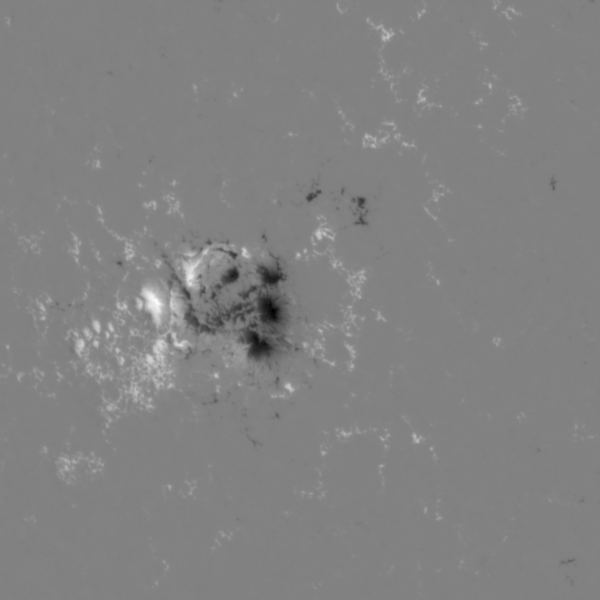
#> input picture images/hmi.M_720s.20110729_170000_TAI.1.magnetogram.png, 600 x 600 px
$ jupyter execute criticalnet-test.ipynb
#> lines starting #> are read from the running program, lines starting #| are printed output that depends on the picture; after the words box and inside, x2 and y2 are one past the last pixel; in counts of white or black regions, pixels touching at a corner belong together
### criticalnet.py
from skimage import io
from skimage import img_as_float
from skimage.filters import gaussian
from skimage.color import rgb2gray
from scipy.ndimage import label
from sklearn.cluster import DBSCAN
from matplotlib import pyplot as plt
import numpy as np


nb8 = []
for i in [1, -1, 0]:
    for j in [1, -1, 0]:
        if i != 0 or j != 0:
            nb8.append((i, j))

nb4 = (
    (1, 0),
    (0, 1),
    (-1, 0),
    (0, -1),
)


class Keypoint:
    def __init__(self, x, y, laplacian):
        self.x = x
        self.y = y
        self.max = laplacian > 0
        self.min = laplacian < 0
        self.laplacian = laplacian
        self.abs_laplacian = abs(laplacian)

    def pt(self):
        return self.x, self.y

    def __gt__(self, other):
        return self.laplacian > other.laplacian

    def __lt__(self, other):
        return self.laplacian < other.laplacian

    def __ge__(self, other):
        return self.laplacian >= other.laplacian

    def __le__(self, other):
        return self.laplacian <= other.laplacian

    def __repr__(self):
        return '(%d, %d, %f)' % (self.x, self.y, self.laplacian)


# [25 lines left out: function is_regional_extremum, not called in this run]


def search_extrema(img):
    keypoints = []
    ly, lx = img.shape
    visited = np.zeros(img.shape, dtype=np.int8)

    for y in range(ly):
        for x in range(lx):
            z = img[y, x]
            if z != 0 and not visited[y, x]:
                visited[y, x] = True
                prev = None
                is_extremum = True
                component = [(y, x)]

                # Проверяем окрестность точки.
                for dy, dx in nb8:
                    xx = x + dx
                    yy = y + dy
                    if 0 <= xx < lx and 0 <= yy < ly:
                        zz = img[yy, xx]
                        if zz:
                            if z > zz:
                                # 1 значит максимум.
                                cur = 1
                            elif z < zz:
                                # -1 значит минимум.
                                cur = -1
                            else:
                                cur = 0
                                component.append((yy, xx))

                    if prev is not None and prev != cur and cur:
                        is_extremum = False
                        break

                    prev = cur

                # В окрестности были значения равные value, значит это компонента
                # связности с постоянной яркостью.
                if is_extremum and len(component) > 1:
                    print('checking component')
                    # Необходимо найти всю компоненту связности с постоянной яркостью
                    # и проверить является ли она экстремумом.
                    cur = is_regional_extremum(component, img, visited, prev == 1)
                    # В качестве координат особой точки выбираем центр масс компоненты связности.
                    if cur is not False and prev == cur:
                        y = round(sum([yy for yy, xx in component]) / len(component))
                        x = round(sum([xx for yy, xx in component]) / len(component))
                        print('found component')
                    else:
                        is_extremum = False

                if is_extremum:
                    keypoints.append(Keypoint(x, y, z))
    return keypoints


def remove_weak_keypoints(kpts, threshold):
    """
    Выкидывает точки, у которых абсолютное значение лапласиана более чем на 90% отличается от
    максимального абсолютного значения.

    :param kpts:
    :param threshold:
    :return:
    """
    kpts_ = []
    max_abs_lap = max(kpts, key=lambda z: z.abs_laplacian).abs_laplacian
    for kp in kpts:
        ratio = abs(kp.laplacian) / max_abs_lap
        if ratio > threshold:
            kpts_.append(kp)
    return kpts_


def remove_border_keypoints(kpts, lx, ly):
    """
    Выкидывает точки, которые лежат на границе.

    :param kpts:
    :param lx:
    :param ly:
    :return:
    """
    kpts_ = []
    for kp in kpts:
        if not (kp.x == 0 or kp.x == lx - 1 or kp.y == 0 or kp.y == ly - 1):
            kpts_.append(kp)
    return kpts_


# [21 lines left out: function replace_clusters_with_centroids, not called in this run]


def cpt_stable_log(filepath, beta=None, ss_size=100, ss_sigma=1.67):
    nb8_elem = [[1, 1, 1],
                [1, 1, 1],
                [1, 1, 1]]

    img = rgb2gray(img_as_float(io.imread(filepath)))
    prev_img = gaussian(img, sigma=ss_sigma, mode='reflect')

    ss_log = []
    ss_components = []

    for i in range(ss_size):
        # Считаем лапласиан гауссиан.
        next_img = gaussian(prev_img, sigma=ss_sigma, mode='reflect')
        lap = next_img - prev_img
        prev_img = next_img

        # Считаем количество связных компонент в каждом бинаризованном лапласиане (максимально
        # выпуклые области).
        lap_bin = np.zeros(img.shape, dtype=np.int8)
        lap_bin[lap > 0] = 1
        _, components_num = label(lap_bin, nb8_elem)
        ss_components.append(components_num)

        # Поиск всех устойчивых масштабов.
        if beta is None:
            ss_log.append(lap)
        # Попытка поиска beta-устойчивого масштаба.
        elif i+1 > beta and len(np.unique(ss_components[i - beta: i])) == 1:
            return lap, i, beta

    # Устойчивый масштаб не найден, иначе бы работа завершилась раньше.
    if beta is not None:
        return False

    # Считаем значения beta.
    beta = 0
    betas = [0] * len(ss_components)
    for idx, c in enumerate(ss_components):
        if idx:
            if prev_img == c:
                beta += 1
                betas[idx] = beta
            else:
                beta = 0
        prev_img = c

    beta_scales = []
    betas_ = []
    l = len(betas)
    for i in range(l - 1):
        if i == 0 and betas[i] > betas[i + 1] or betas[i - 1] < betas[i] > betas[i + 1]:
            beta_scales.append(i)
            betas_.append(betas[i] + 1)
    if betas[l - 2] < betas[l - 1]:
        beta_scales.append(l - 1)
        betas_.append(betas[l - 1] + 1)
    betas = betas_

    return ss_log, ss_components, beta_scales, betas


def cpt_keypoints(lap, threshold=0.1, replace_clusters=True):
    ly, lx = lap.shape
    keypoints = search_extrema(lap)
    minima = sorted([k for k in keypoints if k.min])
    maxima = sorted([k for k in keypoints if k.max])
    minima = remove_weak_keypoints(minima, threshold)
    maxima = remove_weak_keypoints(maxima, threshold)
    minima = remove_border_keypoints(minima, lx, ly)
    maxima = remove_border_keypoints(maxima, lx, ly)

    if replace_clusters:
        minima = replace_clusters_with_centroids(minima)
        maxima = replace_clusters_with_centroids(maxima)

    return minima, maxima


def cpt_criticalnet(lap, minima, maxima):
    # Todo: наверное лучше заменить на словарь, а то слишком жирно.
    max_map = np.zeros(lap.shape, dtype=bool)
    for m in maxima:
        max_map[m.y, m.x] = True

    edges = []
    ly, lx = lap.shape

    for m in minima:
        visited = np.zeros(lap.shape, dtype=bool)
        visited[m.y, m.x] = True
        queue = [(m.x, m.y)]
        queue_sz = 1
        idx = 0
        while idx < queue_sz:
            x, y = queue[idx]
            idx += 1

            if x == 0 or x == lx - 1 or y == 0 or y == ly - 1:
                continue

            if max_map[y, x]:
                edges.append((
                    (m.x, m.y),
                    (x, y)
                ))
                continue

            for dy, dx in nb4:
                xx = x + dx
                yy = y + dy
                if 0 <= xx < lx and 0 <= yy < ly:
                    z = lap[y, x]
                    if not visited[yy, xx] and lap[yy, xx] >= z:
                        visited[yy, xx] = True
                        queue.append((xx, yy))
                        queue_sz += 1

    return edges


def plot_keypoints(img, minima, maxima):
    ly, lx = img.shape[:2]
    plt.figure(figsize=(10, 10))
    ax = plt.subplot(111)
    ax.imshow(img, cmap='gray')
    ax.set_xlim(0, lx - 1)
    ax.set_ylim(ly - 1, 0)
    ax.plot([kp.x for kp in maxima], [kp.y for kp in maxima], 'ro')
    ax.plot([kp.x for kp in minima], [kp.y for kp in minima], 'bo')
    return ax


def plot_criticalnet(img, edges):
    min_x, min_y = [], []
    max_x, max_y = [], []

    ly, lx = img.shape[:2]
    plt.figure(figsize=(12, 12))
    ax = plt.subplot(111)
    ax.xaxis.tick_top()
    ax.imshow(img, cmap='gray')
    plt.xlim(0, lx - 1)
    plt.ylim(ly - 1, 0)

    for e in edges:
        fr, to = e
        x1, y1 = fr
        x2, y2 = to
        min_x.append(x1)
        max_x.append(x2)
        min_y.append(y1)
        max_y.append(y2)
        ax.plot([x1, x2], [y1, y2], 'b-')

    ax.plot(max_x, max_y, 'ro')
    ax.plot(min_x, min_y, 'bo')

    return ax


def plot_components(components):
    plt.figure(figsize=(12, 6))
    ax = plt.subplot(111)
    ax.set_xlabel('Scale', fontsize=12)
    ax.set_ylabel('Components', fontsize=12)
    ax.plot(components)

    return ax


def plot_betas(beta_scales, betas):
    plt.figure(figsize=(12, 6))
    ax = plt.subplot(111)
    ax.set_xlabel('$k$', fontsize=14)
    ax.set_ylabel('$\\beta$', fontsize=14)
    ax.set_xlim(0, max(beta_scales) + 1)
    ax.set_ylim(0, max(betas) + 1)
    ax.plot(beta_scales, betas, 'b')
    ax.plot(beta_scales, betas, 'ro')
    return ax

### criticalnet-test.ipynb
# Критические сети и бета-устойчивые уровни

Код по мотивам статьи https://users.cs.duke.edu/~tomasi/papers/gu/guEccv10.pdf:

`Gu, Steve, Ying Zheng, and Carlo Tomasi. "Critical nets and beta-stable features for image matching." European Conference on Computer Vision. Springer Berlin Heidelberg, 2010`

Строится пирамида изображений из последовательных приближений лапласиана: $L_k \approx J_{k+1} - J_k = G_{\sqrt{k+1}\sigma}*I - G_{\sqrt{k}\sigma}*I$. Далее для каждого изображения $L^+_k = L_k > 0$ (содержащего максимально выпуклые области) считается число компонент связности. Уровень $k$ называется $\beta$-устойчивым уровнем, если число компонент связности в $L^+_{\xi}$ при каждом $\xi \in [k - \beta; k)$ одинаково.

Далее для бета-устойчивого уровня считаются экстремумы (по сути это особые точки SIFT), на которых потом строится граф.

# Исходное изображение

[cell 1]
import importlib as imp
import numpy as np
from skimage import io
from matplotlib import pyplot as plt
from sklearn.cluster import DBSCAN

import criticalnet as cnet

[cell 2]
filepath = 'images/hmi.M_720s.20110729_170000_TAI.1.magnetogram.png'
img = io.imread(filepath)
#> img is the input picture: shape (600, 600); min 0, max 255, mean 129.8
plt.figure(figsize=(10, 10))
plt.imshow(img, cmap='gray')
plt.show()

# $\beta$-устойчивые масштабы

Для каждого изображения из пирамиды ищем такое наименьшее $k$ и такое число $\beta$, что число компонент связаности при масштабе $s \in [k-\beta; k)$, не меняется. Таких $\beta$, естественно, может быть найдено несколько.

[cell 3]
ss_log, ss_components, beta_scales, betas = cnet.cpt_stable_log(filepath, ss_sigma=1.6)
#> the loop in cpt_stable_log, `for i in range(ss_size):` made 100 passes
#> pass 1, in cpt_stable_log, `lap = next_img - prev_img`:
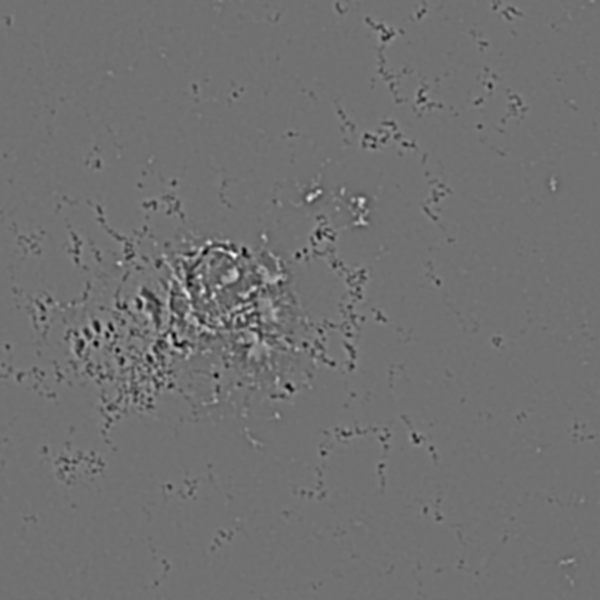
#> lap: shape (600, 600) float64; min -0.0402, max 0.0503, mean 9.5e-17; drawn with min black and max white
#> after the loop in cpt_stable_log, `for i in range(ss_size):`:
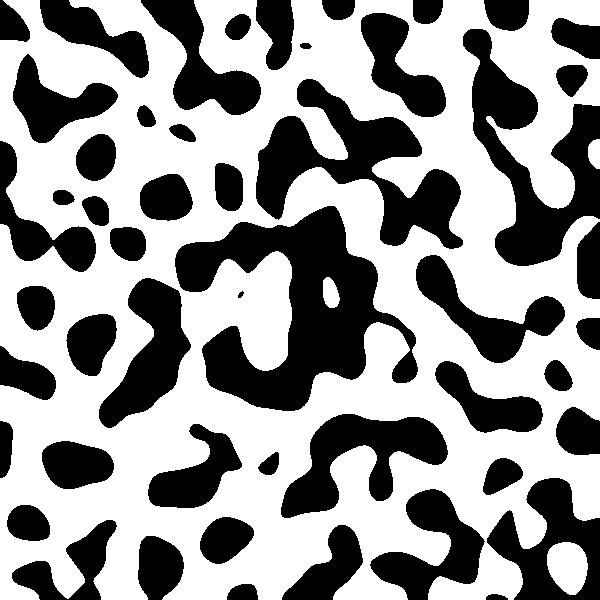
#> lap_bin: shape (600, 600) int8; values 0 (black) and 1 (white), 58.7% white; 51 black regions, largest, box (x1, y1, x2, y2) and area: (175, 206, 418, 411) 21792, (256, 79, 463, 249) 13441, (463, 29, 600, 266) 12506
#> after the loop in cpt_stable_log, `for i in range(ss_size):`: ss_components = 100 values, max 350 at index 0, min 4 at index 69, mean 25.54; ss_log = 100 items
#> in cpt_stable_log, `betas = [0] * len(ss_components)`: betas = 100 values from 0 to 0
#> the loop in cpt_stable_log, `for idx, c in enumerate(ss_components):` made 100 passes
#> (c, beta, prev_img) on passes 2 to 13: (201, 0, 201), (143, 0, 143), (123, 0, 123), (105, 0, 105), (91, 0, 91), (76, 0, 76), (64, 0, 64), (60, 0, 60), (52, 0, 52), (50, 0, 50), (49, 0, 49), (40, 0, 40)
#> beta on passes 61 to 66: 4, 0, 1, 2, 3, 4
#> after the loop in cpt_stable_log, `for idx, c in enumerate(ss_components):`: betas = 100 values, max 30 at index 99, min 0 at index 0, mean 5.06
#> in cpt_stable_log, `l = len(betas)`: l = 100
#> after the loop in cpt_stable_log, `for i in range(l - 1):`: beta_scales = [13, 19, 21, 38, 41, 44, 47, 50, 53, 60, 65, 68]; betas_ = [2, 2, 2, 4, 3, 3, 3, 2, 2, 5, 5, 2]
#> in cpt_stable_log, `betas = betas_`: betas = [2, 2, 2, 4, 3, 3, 3, 2, 2, 5, 5, 2, 31]
#> ss_log = 100 items; beta_scales = [13, 19, 21, 38, 41, 44, 47, 50, 53, 60, 65, 68, 99]; betas = [2, 2, 2, 4, 3, 3, 3, 2, 2, 5, 5, 2, 31]
print(list(zip(beta_scales, betas)))
#| [(13, 2), (19, 2), (21, 2), (38, 4), (41, 3), (44, 3), (47, 3), (50, 2), (53, 2), (60, 5), (65, 5), (68, 2), (99, 31)]

## График количества компонент связности бинаризованных лапласианов в зависимости от масштаба

Под масштабом здесь понимается индекс $k$: $s = 1.6k$.

[cell 4]
print(ss_components)
#> (printed output is left out)

[cell 5]
cnet.plot_components(ss_components)
plt.show()
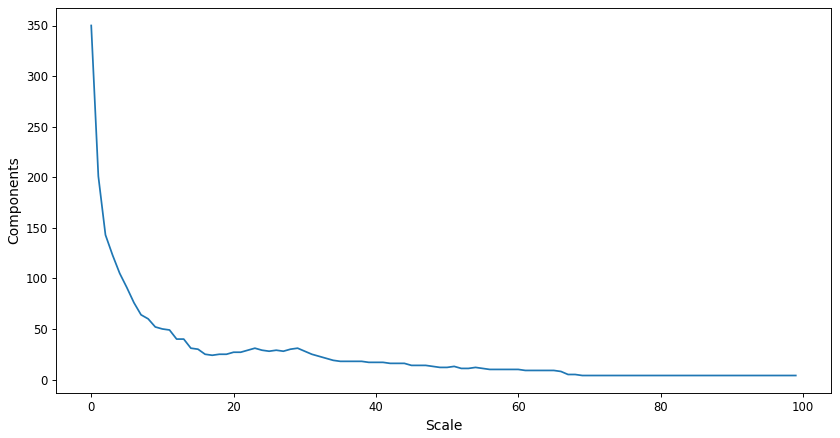
#> figure drawn by matplotlib, 1 panel; curve peaks at x = 0, y = 350

## График уровня $\beta$ в зависимости от масштаба $k$

[cell 6]
cnet.plot_betas(beta_scales, betas)
plt.show()
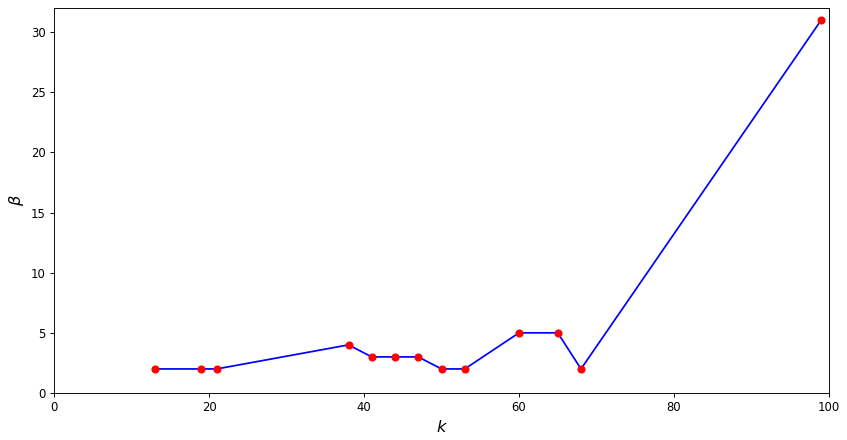
#> figure drawn by matplotlib, 1 panel; curve peaks at x = 99, y = 31; curve peaks at x = 99, y = 31

# Экстремумы (особые точки) $L_k$ для $\beta$-устойчивых масштабов

Т.к. масштаб $\beta$-устойчивый, то в пределах этого значения число экстремумов не должно меняться, поэтому особые точки можно искать в одном слое.

Для примера, считаем экстремумы для одного масштаба.

[cell 7]
s = 38
lap = ss_log[s]
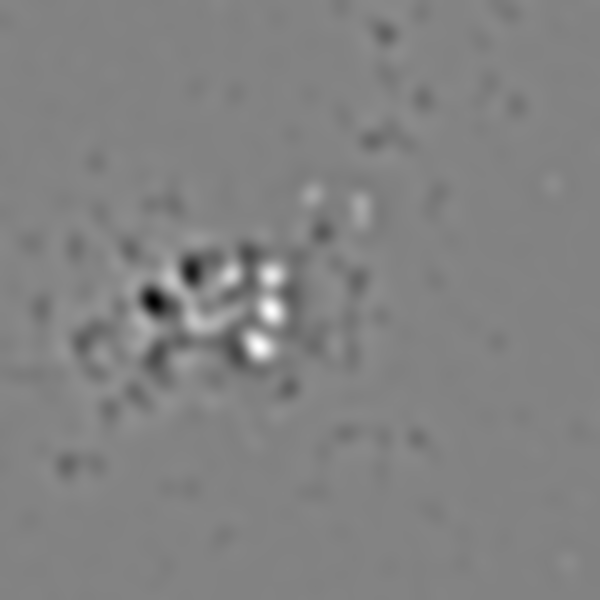
#> lap: shape (600, 600) float64; min -0.00241, max 0.00229, mean 9.51e-17; drawn with min black and max white
minima, maxima = cnet.cpt_keypoints(lap, replace_clusters=False)
#> in cpt_keypoints, `ly, lx = lap.shape`: ly = 600
#> after the loop in search_extrema, `for y in range(ly):`: visited: shape (600, 600) int8; every value is 1
#> after the loop in search_extrema, `for y in range(ly):`: component = [(599, 599)]; cur = 1; is_extremum = False; keypoints = 556 items; prev = -1; x = 599; xx = 598; zz = -4.43e-06
#> in cpt_keypoints, `keypoints = search_extrema(lap)`: keypoints = 556 items
#> in cpt_keypoints, `minima = sorted([k for k in keypoints if k.min])`: minima = 263 items
#> in cpt_keypoints, `maxima = sorted([k for k in keypoints if k.max])`: maxima = 293 items
#> in remove_weak_keypoints, `max_abs_lap = max(kpts, key=lambda z: z.abs_laplacian).abs_laplacian`: max_abs_lap = 0.00241
#> the loop in remove_weak_keypoints, `for kp in kpts:` made 263 passes
#> ratio on passes 1 to 3: 1, 0.809, 0.451
#> after the loop in remove_weak_keypoints, `for kp in kpts:`: kpts_ = 38 items
#> the loop in remove_weak_keypoints (call 2), `for kp in kpts:` made 293 passes
#> ratio on passes 1 to 3: 5.83e-05, 6.06e-05, 6.44e-05
#> the loop in remove_border_keypoints, `for kp in kpts:` made 38 passes
#> the loop in remove_border_keypoints (call 2), `for kp in kpts:` made 21 passes
print('Minima: %d, maxima: %d' % (len(minima), len(maxima)))
#| Minima: 38, maxima: 21

[cell 8]
cnet.plot_keypoints(img, minima, maxima)
plt.show()
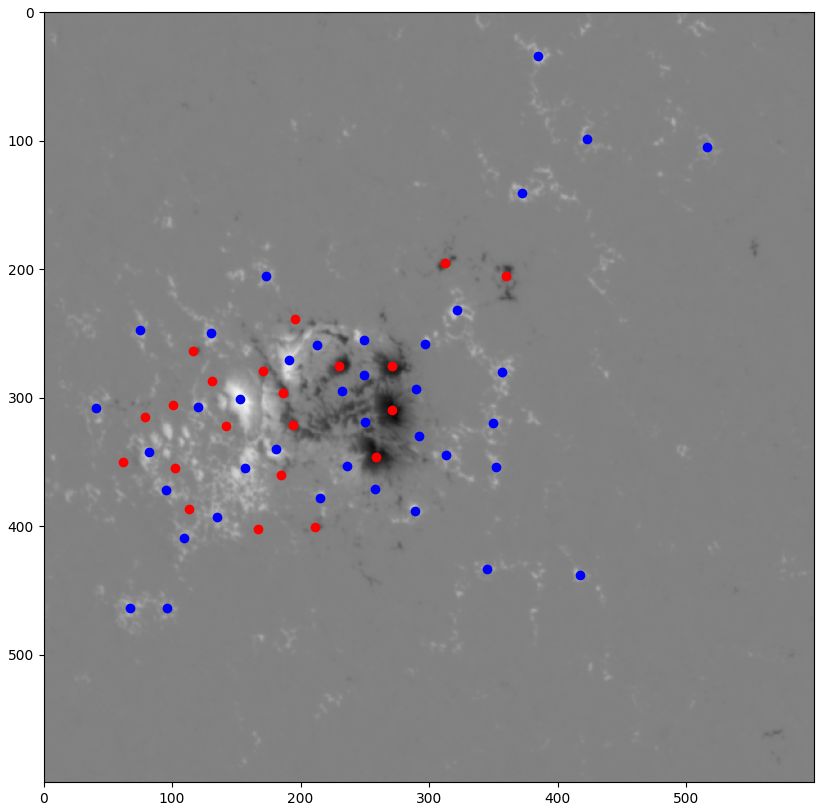
#> figure drawn by matplotlib, 1 panel

Красным точкам соответствуют максимумы, а синим минимумы.

# Критическая сеть для выбранного масштаба

Считаем рёбра графа.

[cell 9]
edges = cnet.cpt_criticalnet(lap, minima, maxima)
#> the loop in cpt_criticalnet, `for m in maxima:` made 21 passes
#> after the loop in cpt_criticalnet, `for m in maxima:`:
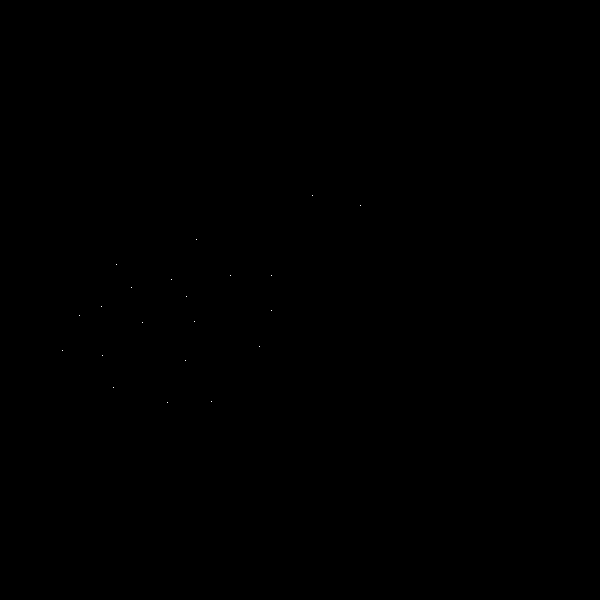
#> max_map: shape (600, 600) bool; 0.01% white in thin lines or dots, all inside (x1, y1, x2, y2) = (62, 195, 361, 403)
#> the loop in cpt_criticalnet, `for m in minima:` made 38 passes
#> after the loop in cpt_criticalnet, `for m in minima:`:
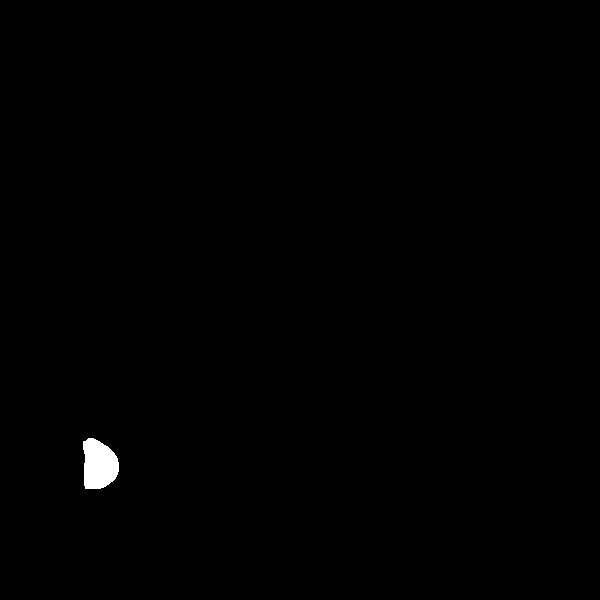
#> visited: shape (600, 600) bool; 0.4% white; 1 white region, box (x1, y1, x2, y2) and area: (83, 438, 119, 489) 1435
print('Edges: %d' % len(edges))
#| Edges: 73

Точки не инцидентные ни одному ребру не будут отображаться.

[cell 10]
cnet.plot_criticalnet(img, edges)
#> the loop in plot_criticalnet, `for e in edges:` made 73 passes
#> e on passes 1 to 12: ((153, 301), (142, 322)), ((153, 301), (131, 287)), ((153, 301), (186, 296)), ((153, 301), (171, 279)), ((153, 301), (194, 321)), ((191, 271), (171, 279)), ((191, 271), (186, 296)), ((191, 271), (196, 239)), ((191, 271), (230, 275)), ((191, 271), (194, 321)), ((236, 353), (259, 346)), ((236, 353), (185, 360))
plt.show()
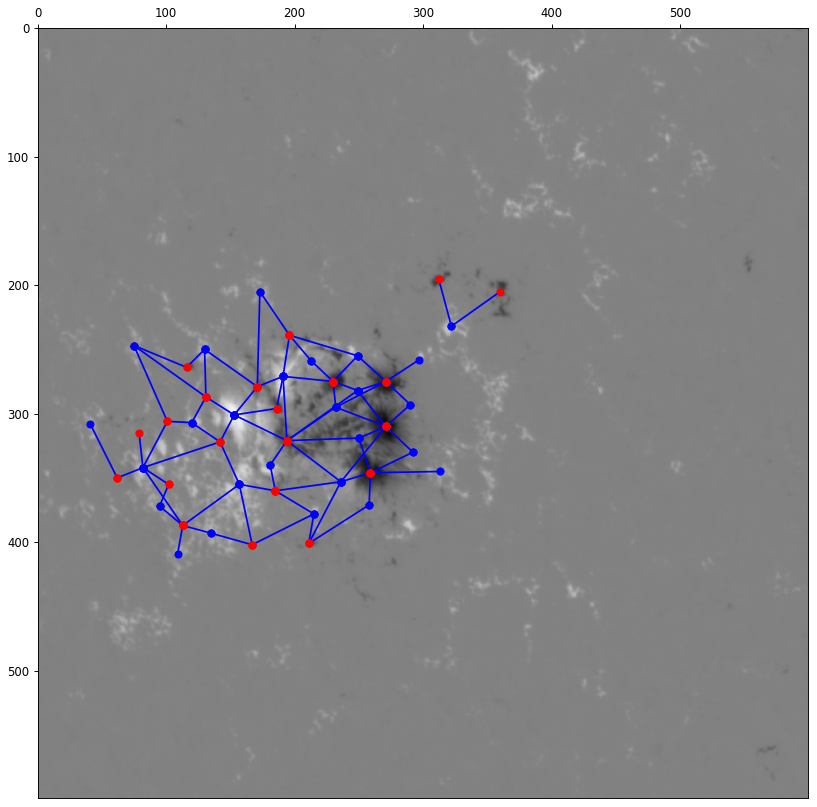
#> figure drawn by matplotlib, 1 panel
